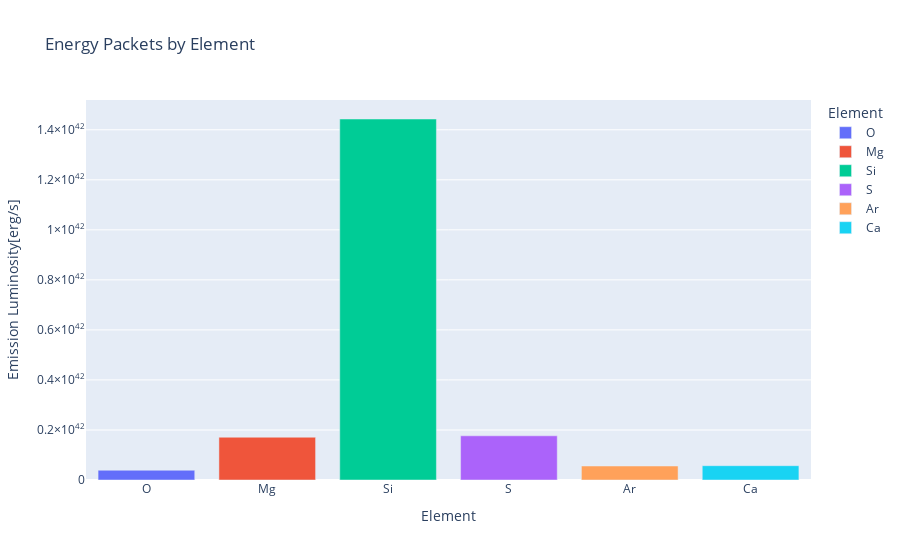

Here is the notebook cell this chart was saved with:
### Code cell
### Create plot with elements for the emission luminosity
data = {
    "Element": species_name,
    "Atomic Number": species_numeric,
    "Emission Luminosity[erg/s]": [emission_luminosities_df[spec].sum() for spec in species_numeric]
}
energy_packets_df = pd.DataFrame(data) 

# Plot the data using Plotly
fig = px.bar(energy_packets_df, x="Element", y="Emission Luminosity[erg/s]", title="Energy Packets by Element",
             labels={"Emission Luminosity": "Luminosity (erg/s)"}, color="Element")
fig.show()

### Figure 1 — Plotly figure (JSON) as saved in the notebook; plotly's stock layout.template omitted (floating-point values rounded to 4 significant figures)
{"data": [{"alignmentgroup": "True", "hovertemplate": "Element=%{x}<br>Emission Luminosity[erg/s]=%{y}<extra></extra>", "legendgroup": "O", "marker": {"color": "#636efa", "pattern": {"shape": ""}}, "name": "O", "offsetgroup": "O", "orientation": "v", "showlegend": true, "textposition": "auto", "type": "bar", "x": ["O"], "xaxis": "x", "y": [3.909e+40], "yaxis": "y"}, {"alignmentgroup": "True", "hovertemplate": "Element=%{x}<br>Emission Luminosity[erg/s]=%{y}<extra></extra>", "legendgroup": "Mg", "marker": {"color": "#EF553B", "pattern": {"shape": ""}}, "name": "Mg", "offsetgroup": "Mg", "orientation": "v", "showlegend": true, "textposition": "auto", "type": "bar", "x": ["Mg"], "xaxis": "x", "y": [1.709e+41], "yaxis": "y"}, {"alignmentgroup": "True", "hovertemplate": "Element=%{x}<br>Emission Luminosity[erg/s]=%{y}<extra></extra>", "legendgroup": "Si", "marker": {"color": "#00cc96", "pattern": {"shape": ""}}, "name": "Si", "offsetgroup": "Si", "orientation": "v", "showlegend": true, "textposition": "auto", "type": "bar", "x": ["Si"], "xaxis": "x", "y": [1.443e+42], "yaxis": "y"}, {"alignmentgroup": "True", "hovertemplate": "Element=%{x}<br>Emission Luminosity[erg/s]=%{y}<extra></extra>", "legendgroup": "S", "marker": {"color": "#ab63fa", "pattern": {"shape": ""}}, "name": "S", "offsetgroup": "S", "orientation": "v", "showlegend": true, "textposition": "auto", "type": "bar", "x": ["S"], "xaxis": "x", "y": [1.767e+41], "yaxis": "y"}, {"alignmentgroup": "True", "hovertemplate": "Element=%{x}<br>Emission Luminosity[erg/s]=%{y}<extra></extra>", "legendgroup": "Ar", "marker": {"color": "#FFA15A", "pattern": {"shape": ""}}, "name": "Ar", "offsetgroup": "Ar", "orientation": "v", "showlegend": true, "textposition": "auto", "type": "bar", "x": ["Ar"], "xaxis": "x", "y": [5.598e+40], "yaxis": "y"}, {"alignmentgroup": "True", "hovertemplate": "Element=%{x}<br>Emission Luminosity[erg/s]=%{y}<extra></extra>", "legendgroup": "Ca", "marker": {"color": "#19d3f3", "pattern": {"shape": ""}}, "name": "Ca", "offsetgroup": "Ca", "orientation": "v", "showlegend": true, "textposition": "auto", "type": "bar", "x": ["Ca"], "xaxis": "x", "y": [5.719e+40], "yaxis": "y"}], "layout": {"autosize": true, "barmode": "relative", "legend": {"title": {"text": "Element"}, "tracegroupgap": 0}, "title": {"text": "Energy Packets by Element"}, "xaxis": {"anchor": "y", "autorange": true, "categoryarray": ["O", "Mg", "Si", "S", "Ar", "Ca"], "categoryorder": "array", "domain": [0, 1], "range": [-0.5, 5.5], "title": {"text": "Element"}, "type": "category"}, "yaxis": {"anchor": "x", "autorange": true, "domain": [0, 1], "range": [0, 1.519e+42], "title": {"text": "Emission Luminosity[erg/s]"}, "type": "linear"}}}
